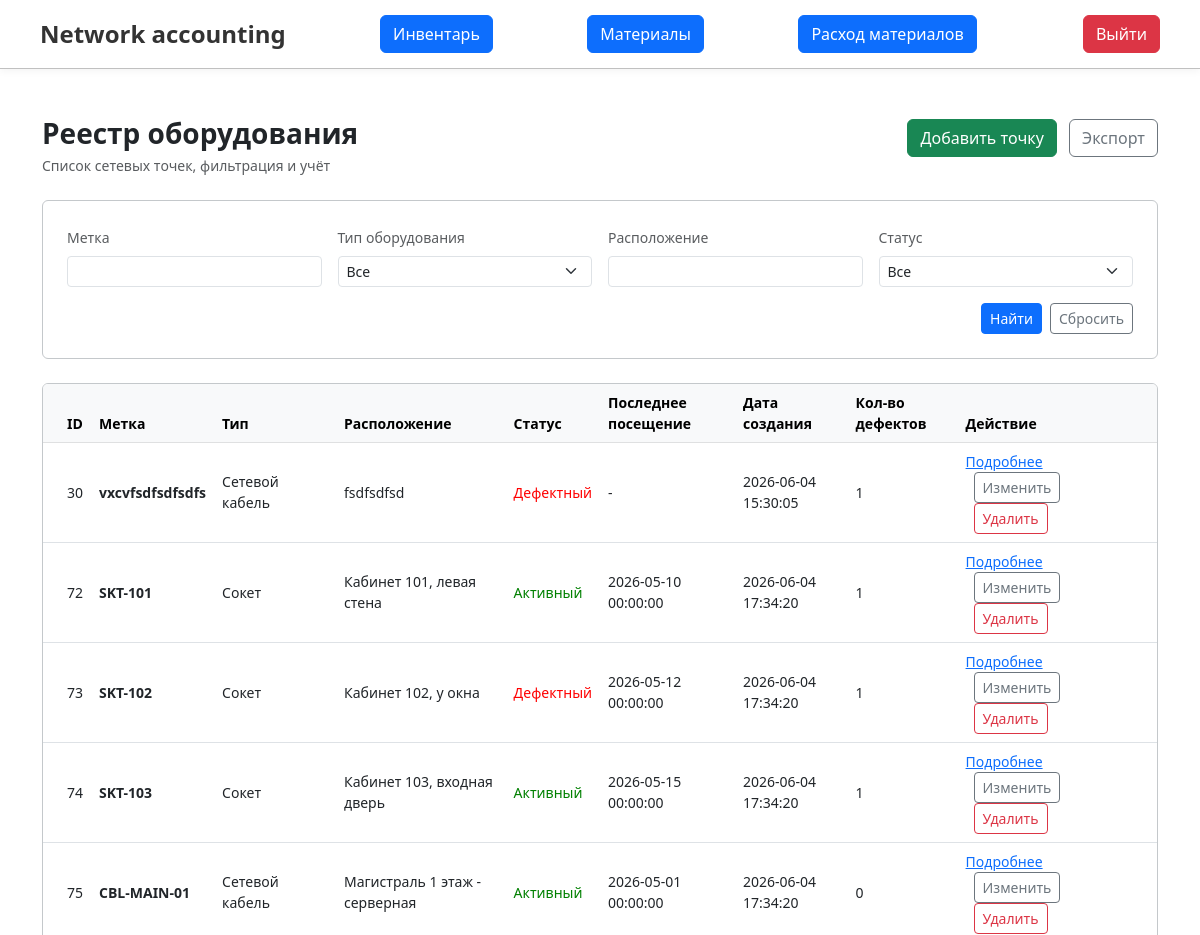
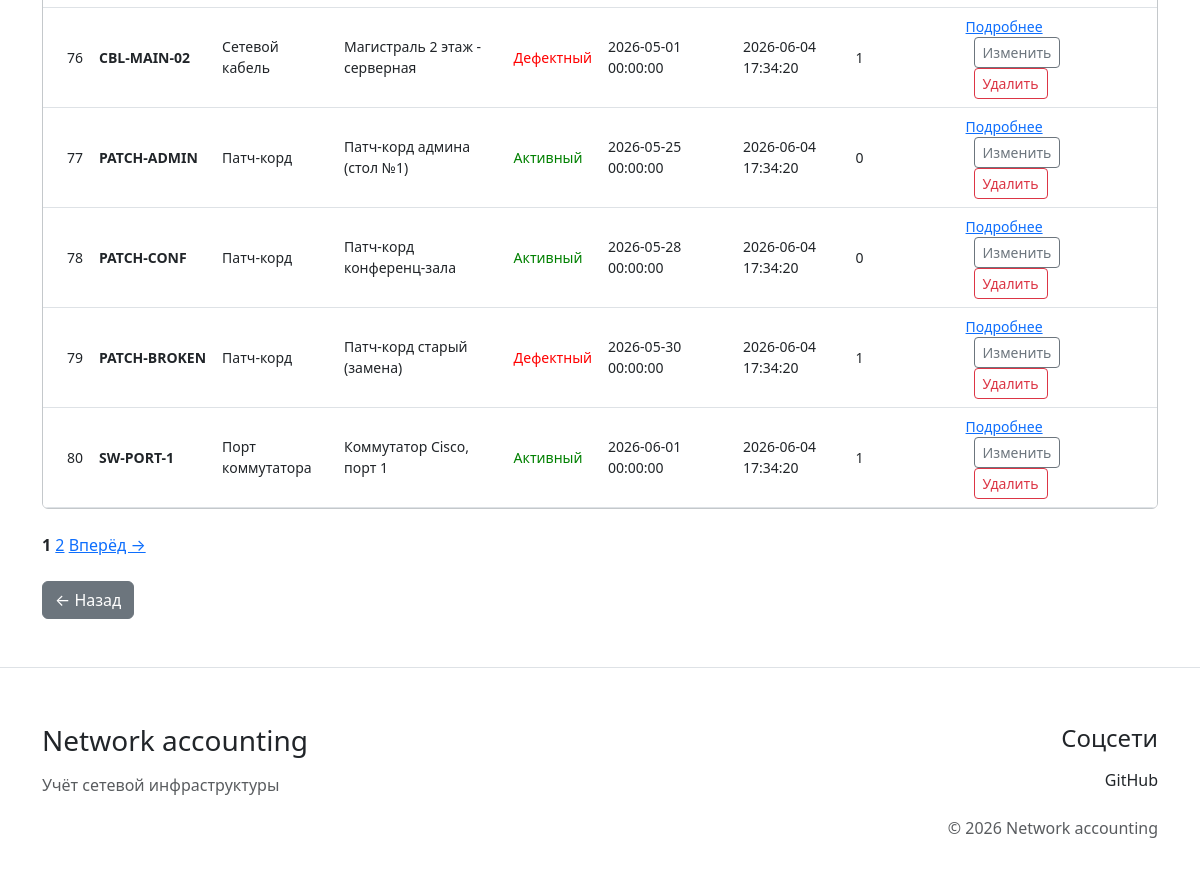
Screenshot of /controllers/inventory/inventory_view.php?action=index (signed in) with the database file from the repository (2 pictures, top to bottom).
### tables this page shows
CREATE TABLE `network_points` (
  `id` int(11) NOT NULL AUTO_INCREMENT,
  `label` varchar(255) NOT NULL,
  `type` int(11) NOT NULL,
  `location` varchar(255) DEFAULT NULL,
  `status` int(11) NOT NULL,
  `last_check` timestamp DEFAULT NULL DEFAULT current_timestamp(),
  `point_created_at` timestamp NOT NULL DEFAULT current_timestamp(),
  `image_name` varchar(500) DEFAULT NULL,
  PRIMARY KEY (`id`),
  UNIQUE KEY `label` (`label`),
  KEY `fk_network_points_status` (`status`),
  KEY `fk_network_points_type` (`type`),
  CONSTRAINT `fk_network_points_status` FOREIGN KEY (`status`) REFERENCES `network_point_status` (`id`) ON UPDATE CASCADE,
  CONSTRAINT `fk_network_points_type` FOREIGN KEY (`type`) REFERENCES `network_point_type` (`id`) ON UPDATE CASCADE
);

CREATE TABLE `network_point_type` (
  `id` int(11) NOT NULL AUTO_INCREMENT,
  `name` varchar(255) NOT NULL,
  `display_name` varchar(255) NOT NULL,
  PRIMARY KEY (`id`)
);

CREATE TABLE `network_point_status` (
  `id` int(11) NOT NULL AUTO_INCREMENT,
  `name` varchar(255) NOT NULL,
  `display_name` varchar(255) NOT NULL,
  PRIMARY KEY (`id`)
);

### app/includes/functions.php (called while the page is built, shortened)
<?php
function getAllInventoryFiltered($pdo, $filter, $limit, $offset, $params = [])
{
    try {
        $sql = "SELECT
            network_points.id,
            network_points.label,
            network_points.location,
            network_points.last_check,
            network_points.point_created_at,
            network_points.image_name,
            network_point_type.display_name AS type,
            network_point_status.display_name AS status
        FROM network_points
        LEFT JOIN network_point_type ON network_points.type = network_point_type.id
        LEFT JOIN network_point_status ON network_points.status = network_point_status.id
        WHERE 1=1 $filter
        ORDER BY network_points.id
        LIMIT $limit OFFSET $offset";
        $stmt = $pdo->prepare($sql);
        $stmt->execute();
        return $stmt->fetchAll(PDO::FETCH_ASSOC);
    } catch (PDOException $error) {
        error_log("getAllInventoryFiltered Error: " . $error->getMessage());
        return [];
    }
}
?>

### app/view/inventory/inventory.php (the view, shortened to what this page needs)
<?php include '../../app/includes/header.php'; ?>
<div class="container my-5">
    <div class="row mb-4 align-items-center">
        <div class="col-md-6">
            <h1 class="h3 mb-1 fw-bold">Реестр оборудования</h1>
            <p class="text-muted small mb-0">Список сетевых точек, фильтрация и учёт</p>
        </div>
        <div class="col-md-6 text-md-end mt-3 mt-md-0">
            <a href="../../app/view/inventory/insert_network_point.php" class="btn btn-success mb-3">Добавить точку</a>
            <a href="../export_to_csv.php?type=network_points" class="btn btn-outline-secondary mb-3 ms-2">Экспорт</a>
        </div>
    </div>
    <div class="row mb-4">
        <div class="col-12">
            <div class="card border-secondary-subtle bg-white">
                <div class="card-body p-4">
                    <form method="get" class="row g-3">
                        <div class="col-md-3">
                            <label class="form-label small fw-medium text-muted">Метка</label>
                            <input type="text" name="label" class="form-control form-control-sm"
                                   value="<?= htmlspecialchars($_GET['label'] ?? '') ?>">
                        </div>
                        <div class="col-md-3">
                            <label class="form-label small fw-medium text-muted">Тип оборудования</label>
                            <select name="type" class="form-select form-select-sm">
                                <option value="">Все</option>
                            </select>
                        </div>
                        <div class="col-md-3">
                            <label class="form-label small fw-medium text-muted">Расположение</label>
                            <input type="text" name="location" class="form-control form-control-sm"
                                   value="<?= htmlspecialchars($_GET['location'] ?? '') ?>">
                        </div>
                        <div class="col-md-3">
                            <label class="form-label small fw-medium text-muted">Статус</label>
                            <select name="status" class="form-select form-select-sm">
                                <option value="">Все</option>
                            </select>
                        </div>
                        <div class="col-12 d-flex justify-content-end gap-2 mt-3">
                            <button type="submit" class="btn btn-sm btn-primary">Найти</button>
                            <a href="?action=index" class="btn btn-sm btn-outline-secondary">Сбросить</a>
                        </div>
                    </form>
                </div>
            </div>
        </div>
    </div>
    <div class="row mb-4">
        <div class="col-12">
            <div class="table-responsive card border-secondary-subtle bg-white">
                <table class="table table-hover align-middle mb-0">
                    <thead class="table-light text-muted small">
                    <tr>
                        <th class="ps-4">ID</th>
                        <th>Метка</th>
                        <th>Тип</th>
                        <th>Расположение</th>
                        <th>Статус</th>
                        <th>Последнее посещение</th>
                        <th>Дата создания</th>
                        <th>Кол-во дефектов</th>
                        <th class="pe-4">Действие</th>
                    </tr>
                    </thead>
                    <tbody class="small">
                    <?php if (empty($points)): ?>
                        <tr>
                            <td colspan="9" class="text-center text-muted py-4">Нет данных</td>
                        </tr>
                    <?php else: ?>
                        <?php foreach ($points as $point): ?>
                            <tr>
                                <td class="ps-4"><?php echo $point['id'] ?></td>
                                <td><strong><?php echo htmlspecialchars($point['label']) ?></strong></td>
                                <td><?php echo htmlspecialchars($point['type']) ?></td>
                                <td><?php echo htmlspecialchars($point['location']) ?></td>
                                <td>
                                    <span style="color: <?= $point['status'] == 'Активный' ? 'green' : 'red' ?>"><?php echo htmlspecialchars($point['status']) ?></span>
                                </td>
                                <td>
                                    <?php
                                    if (!empty($point['last_check'])) {
                                        echo htmlspecialchars($point['last_check']);
                                    } else {
                                        echo '-';
                                    }
                                    ?>
                                </td>
                                <td><?php echo htmlspecialchars($point['point_created_at']) ?></td>
                                <td>
                                    <?php
                                    $sql = "SELECT COUNT(*) as defect_count FROM defects WHERE point_id = :point_id";
                                    $stmt = $pdo->prepare($sql);
                                    $stmt->execute(['point_id' => $point['id']]);
                                    echo $stmt->fetchColumn();
                                    ?>
                                </td>
                                <td class="pe-4">
                                    <a href="../defects/defects_view.php?point_id=<?= $point['id'] ?>">Подробнее</a>
                                    <a href="../../app/view/inventory/update_network_point.php?id=<?php echo htmlspecialchars($point['id']); ?>"
                                       class="btn btn-outline-secondary btn-sm ms-2">Изменить</a>
                                    <a href="./delete_network_point.php?id=<?php echo htmlspecialchars($point['id']); ?>"
                                       class="btn btn-outline-danger btn-sm ms-2" onclick="return confirm('Удалить?')">Удалить</a>
                                </td>
                            </tr>
                        <?php endforeach; ?>
                    <?php endif; ?>
                    </tbody>
                </table>
            </div>
        </div>
    </div>
    <?php if (isset($pages) && $pages > 0): ?>
        <div class="mb-4">
            <?php for ($i = 1; $i <= $pages; $i++): ?>
                <?php if ($i == $page): ?>
                    <strong><?= $i ?></strong>
                <?php else: ?>
                    <a href="?action=index&point_id=<?= $point_id ?>&page=<?= $i ?>"><?= $i ?></a>
                <?php endif; ?>
            <?php endfor; ?>
            <?php if ($page < $pages): ?>
                <a href="?action=index&point_id=<?= $point_id ?>&page=<?= $page + 1 ?>">Вперёд →</a>
            <?php endif; ?>
        </div>
    <?php endif; ?>
    <div class="mb-3">
        <button onclick="history.back()" class="btn btn-secondary">← Назад</button>
    </div>
</div>
<?php include '../../app/includes/footer.php'; ?>

### public/assets/css/style.css (style rules this page uses)
html, body { height: 100%; margin: 0; padding: 0; }
body { display: flex; flex-direction: column; min-height: 100vh; }

### rows the page displays
network_points: id "30", label "vxcvfsdfsdfsdfs", type.display_name "Сетевой кабель", location "fsdfsdfsd", status.display_name "Дефектный", point_created_at "2026-06-04 15:30:05", fetchColumn "1"
network_points: id "72", label "SKT-101", type.display_name "Сокет", location "Кабинет 101, левая стена", status.display_name "Активный", last_check "2026-05-10 00:00:00", point_created_at "2026-06-04 17:34:20", fetchColumn "1"
network_points: id "73", label "SKT-102", type.display_name "Сокет", location "Кабинет 102, у окна", status.display_name "Дефектный", last_check "2026-05-12 00:00:00", point_created_at "2026-06-04 17:34:20", fetchColumn "1"
network_points: id "74", label "SKT-103", type.display_name "Сокет", location "Кабинет 103, входная дверь", status.display_name "Активный", last_check "2026-05-15 00:00:00", point_created_at "2026-06-04 17:34:20", fetchColumn "1"
network_points: id "75", label "CBL-MAIN-01", type.display_name "Сетевой кабель", location "Магистраль 1 этаж - серверная", status.display_name "Активный", last_check "2026-05-01 00:00:00", point_created_at "2026-06-04 17:34:20", fetchColumn "0"
network_points: id "76", label "CBL-MAIN-02", type.display_name "Сетевой кабель", location "Магистраль 2 этаж - серверная", status.display_name "Дефектный", last_check "2026-05-01 00:00:00", point_created_at "2026-06-04 17:34:20", fetchColumn "1"
network_points: id "77", label "PATCH-ADMIN", type.display_name "Патч-корд", location "Патч-корд админа (стол №1)", status.display_name "Активный", last_check "2026-05-25 00:00:00", point_created_at "2026-06-04 17:34:20", fetchColumn "0"
network_points: id "78", label "PATCH-CONF", type.display_name "Патч-корд", location "Патч-корд конференц-зала", status.display_name "Активный", last_check "2026-05-28 00:00:00", point_created_at "2026-06-04 17:34:20", fetchColumn "0"
network_points: id "79", label "PATCH-BROKEN", type.display_name "Патч-корд", location "Патч-корд старый (замена)", status.display_name "Дефектный", last_check "2026-05-30 00:00:00", point_created_at "2026-06-04 17:34:20", fetchColumn "1"
network_points: id "80", label "SW-PORT-1", type.display_name "Порт коммутатора", location "Коммутатор Cisco, порт 1", status.display_name "Активный", last_check "2026-06-01 00:00:00", point_created_at "2026-06-04 17:34:20", fetchColumn "1"
